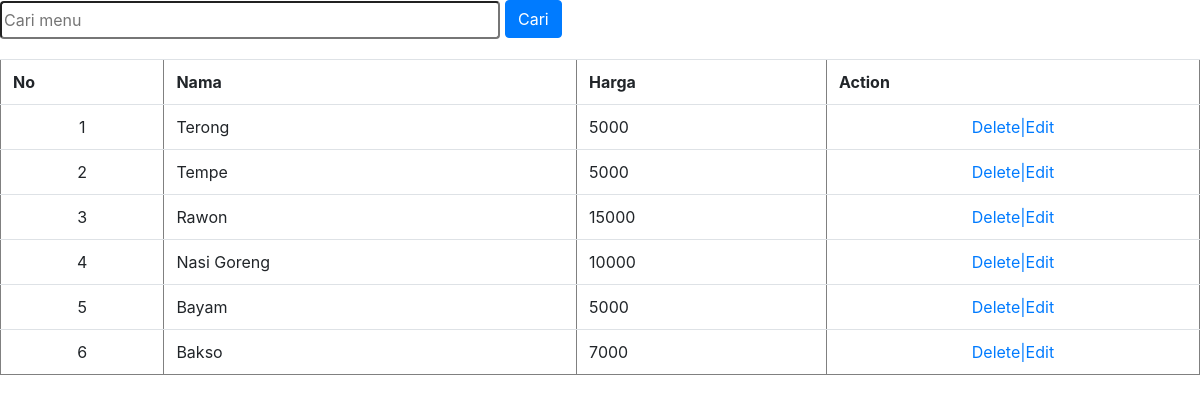
The app's page /list_menu.php with its own data.
### tables this page shows
CREATE TABLE `menu` (
  `id` int(25) NOT NULL AUTO_INCREMENT,
  `nama` varchar(50) DEFAULT NULL,
  `harga` double DEFAULT NULL,
  PRIMARY KEY (`id`)
);

### list_menu.php (the view, shortened to what this page needs)
<?php
include("koneksi.php");
if($_POST["cari"]){$query="SELECT * FROM menu where nama like '%".$_POST["caritxt"]."%'";}else{
$query="SELECT * FROM menu order by nama desc";}
$p=mysqli_query($con,$query);
?>
<link rel='stylesheet' href='style/css/bootstrap.min.css'>
<form method="POST" action="">
<input type='text' class='cari' name='caritxt' placeholder='Cari menu'><input type='submit' name='cari' value='Cari' class='btn btn-primary'>
</form>
<table border=1 class='table' cellpadding=5>
<tr>
<th>No</th>
<th>Nama</th>
<th>Harga</th>
<th>Action</th>
</tr>
<?php
$no=1;
while($d=mysqli_fetch_array($p)){
	?>
	<tr>
	<td><center><?php echo $no++; ?></center></td>
	<td><?php echo $d["nama"];?></td>
	<td><?php echo $d["harga"];?></td>
	<td align=center><a href='delete_menu.php?id=<?php echo $d["id"];?>'>Delete|</a><a href='edit_menu.php?id=<?php echo $d["id"];?>'>Edit</td>
	</tr>
<?php
}
?>
	</table>

### list_menu.php (style rules this page uses)
.table { border-collapse:collapse; width:100%; }
.btn-primary { margin-bottom:5px; }
.cari { border-radius:4px; margin-right:5px; width:500px; height:38px; }

### records on screen
menu: nama "Terong", harga "5000"
menu: nama "Tempe", harga "5000"
menu: nama "Rawon", harga "15000"
menu: nama "Nasi Goreng", harga "10000"
menu: nama "Bayam", harga "5000"
menu: nama "Bakso", harga "7000"
